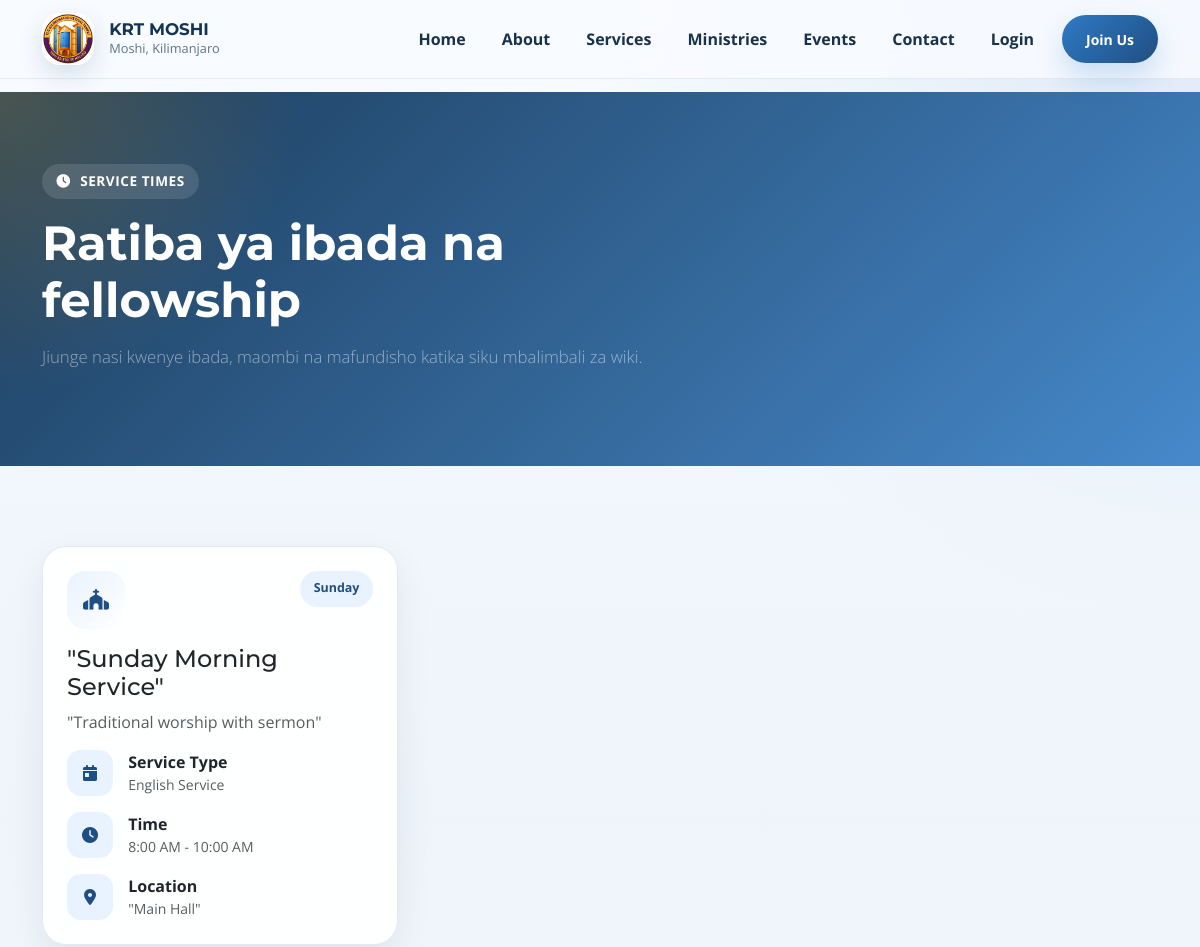
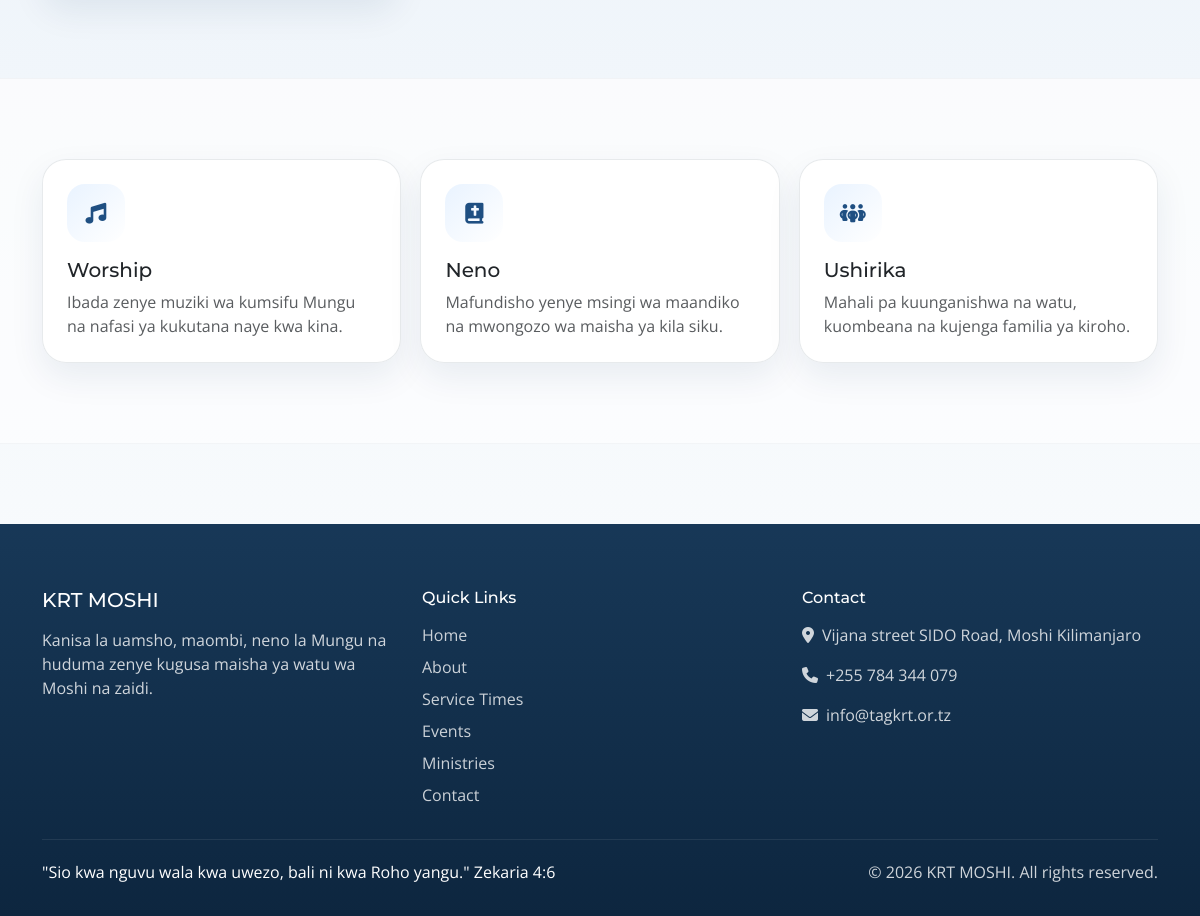
Page /services/ on the committed database (2 pictures, top to bottom).
### core/models.py (models this page shows, shortened)
class SiteConfig(models.Model):
    site_name = models.CharField(max_length=200, default="VCCT Mbezi Beach")
    site_logo = ResizedImageField(
        size=[200, 200],
        quality=85,
        upload_to='config/',
        blank=True,
        null=True,
        help_text="Logo size: 200x200 pixels"
    )
    site_favicon = ResizedImageField(
        size=[64, 64],
        quality=85,
        upload_to='config/',
        blank=True,
        null=True,
        help_text="Favicon size: 64x64 pixels"
    )
    hero_bg_image = ResizedImageField(
        size=[1920, 1080],
        quality=85,
        upload_to='config/',
        blank=True,
        null=True,
        help_text="Hero background size: 1920x1080 pixels"
    )
    contact_email = models.EmailField(default="info@tagkrt.or.tz")
    contact_phone = models.CharField(max_length=20, default="+255 784 344 079")
    address = models.TextField(default="Vijana street SIDO Road, Moshi Kilimanjaro")
    facebook_url = models.URLField(blank=True, null=True)
    twitter_url = models.URLField(blank=True, null=True)
    instagram_url = models.URLField(blank=True, null=True)
    youtube_url = models.URLField(blank=True, null=True)
    whatsapp_number = models.CharField(max_length=20, blank=True, null=True)
    about_us = RichTextUploadingField(blank=True, null=True)
    mission = RichTextUploadingField(blank=True, null=True)
    vision = RichTextUploadingField(blank=True, null=True)
    updated_at = models.DateTimeField(auto_now=True)
    class Meta:
        verbose_name = "Site Configuration"
        verbose_name_plural = "Site Configuration"

class ServiceTime(models.Model):
    SERVICE_TYPES = [
        ('children', 'Children Service'),
        ('teenagers', 'Teenagers Service'),
        ('english', 'English Service'),
        ('swahili', 'Swahili Service'),
        ('youth', 'Youth Service'),
        ('prayer', 'Prayer Meeting'),
        ('bible_study', 'Bible Study'),
        ('men', "Men's Fellowship"),
        ('women', "Women's Fellowship"),
    ]
    DAYS_OF_WEEK = [
        (0, 'Monday'),
        (1, 'Tuesday'),
        (2, 'Wednesday'),
        (3, 'Thursday'),
        (4, 'Friday'),
        (5, 'Saturday'),
        (6, 'Sunday'),
    ]
    title = models.CharField(max_length=200)
    service_type = models.CharField(max_length=20, choices=SERVICE_TYPES)
    day_of_week = models.IntegerField(choices=DAYS_OF_WEEK)
    start_time = models.TimeField()
    end_time = models.TimeField()
    location = models.CharField(max_length=200)
    description = models.TextField(blank=True, null=True)
    age_range = models.CharField(max_length=50, blank=True, null=True)
    icon = models.CharField(max_length=50, default="fas fa-church",
                           help_text="Font Awesome icon class")
    image = ResizedImageField(
        size=[800, 600],
        quality=85,
        upload_to='services/',
        blank=True,
        null=True,
        help_text="Recommended size: 800x600 pixels"
    )
    is_active = models.BooleanField(default=True)
    order = models.IntegerField(default=0)
    class Meta:
        ordering = ['day_of_week', 'start_time', 'order']
        verbose_name = "Service Time"
        verbose_name_plural = "Service Times"

### core/views.py (the view)
# urls.py: path('services/', views.ServiceTimesView.as_view(), name='services'),
class ServiceTimesView(SiteConfigMixin, ListView):
    model = ServiceTime
    template_name = 'core/services.html'
    context_object_name = 'services'
    def get_queryset(self):
        return ServiceTime.objects.filter(is_active=True).order_by('day_of_week', 'start_time')
    def get_context_data(self, **kwargs):
        site_config = SiteConfig.objects.first()
        if not site_config:
            site_config = SiteConfig.objects.create()
        context = super().get_context_data(**kwargs)
        context['days_of_week'] = dict(ServiceTime.DAYS_OF_WEEK)
        return context

### core/mixins.py (called while the page is built)
    def get_context_data(self, **kwargs):
        context = super().get_context_data(**kwargs)
        site_config = SiteConfig.objects.first()
        if not site_config:
            site_config = SiteConfig.objects.create()
        context['site_config'] = site_config
        return context

### templates/core/services.html (shortened to what this page needs)
{% extends 'base.html' %}
{% block content %}
<section class="page-hero">
    <div class="container">
        <div class="section-heading">
            <span class="eyebrow"><i class="fas fa-clock"></i> Service Times</span>
            <h1 class="display-5 text-white">Ratiba ya ibada na fellowship</h1>
            <p class="lead text-white-50">Jiunge nasi kwenye ibada, maombi na mafundisho katika siku mbalimbali za wiki.</p>
        </div>
    </div>
</section>
<section class="site-section">
    <div class="container">
        <div class="row g-4">
            {% for service in services %}
            <div class="col-md-6 col-xl-4">
                <div class="card feature-card h-100">
                    <div class="d-flex justify-content-between align-items-start mb-3">
                        <div class="feature-icon mb-0"><i class="{{ service.icon|default:'fas fa-church' }}"></i></div>
                        <span class="badge-soft-primary">{{ service.get_day_of_week_display }}</span>
                    </div>
                    <h2 class="h4">{{ service.title }}</h2>
                    <p class="text-muted">{{ service.description|default:"Karibu kwenye muda wa ibada, neno na ushirika wa waamini."|truncatechars:120 }}</p>
                    <div class="info-list mt-auto">
                        <div class="info-row">
                            <div class="info-icon"><i class="fas fa-calendar-day"></i></div>
                            <div><strong>Service Type</strong><div class="text-muted small">{{ service.get_service_type_display }}</div></div>
                        </div>
                        <div class="info-row">
                            <div class="info-icon"><i class="fas fa-clock"></i></div>
                            <div><strong>Time</strong><div class="text-muted small">{{ service.start_time|time:"g:i A" }} - {{ service.end_time|time:"g:i A" }}</div></div>
                        </div>
                        {% if service.location %}
                        <div class="info-row">
                            <div class="info-icon"><i class="fas fa-location-dot"></i></div>
                            <div><strong>Location</strong><div class="text-muted small">{{ service.location }}</div></div>
                        </div>
                        {% endif %}
                    </div>
                </div>
            </div>
            {% endfor %}
        </div>
    </div>
</section>
<section class="site-section soft-section">
    <div class="container">
        <div class="feature-grid">
            <div class="card feature-card">
                <div class="feature-icon"><i class="fas fa-music"></i></div>
                <h3 class="h5">Worship</h3>
                <p class="text-muted mb-0">Ibada zenye muziki wa kumsifu Mungu na nafasi ya kukutana naye kwa kina.</p>
            </div>
            <div class="card feature-card">
                <div class="feature-icon"><i class="fas fa-book-bible"></i></div>
                <h3 class="h5">Neno</h3>
                <p class="text-muted mb-0">Mafundisho yenye msingi wa maandiko na mwongozo wa maisha ya kila siku.</p>
            </div>
            <div class="card feature-card">
                <div class="feature-icon"><i class="fas fa-people-group"></i></div>
                <h3 class="h5">Ushirika</h3>
                <p class="text-muted mb-0">Mahali pa kuunganishwa na watu, kuombeana na kujenga familia ya kiroho.</p>
            </div>
        </div>
    </div>
</section>
{% endblock %}

### templates/base.html (shortened to what this page needs)
<!DOCTYPE html>
{% load static %}
<html lang="en">
<head>
    <link href="https://cdn.jsdelivr.net/npm/bootstrap@5.3.3/dist/css/bootstrap.min.css" rel="stylesheet">
    <link rel="stylesheet" href="https://cdnjs.cloudflare.com/ajax/libs/font-awesome/6.5.2/css/all.min.css">
    <link rel="stylesheet" href="{% static 'css/style.css' %}">
</head>
<body>
    <nav class="navbar navbar-expand-lg fixed-top">
        <div class="container">
            <a class="navbar-brand d-flex align-items-center" href="{% url 'core:home' %}">
                {% if site_config.site_logo %}
                <img src="{{ site_config.site_logo.url }}" alt="{{ site_config.site_name|default:'KRT Logo' }}">
                {% endif %}
                <div>
                    <div class="navbar-brand-text">{{ site_config.site_name|default:"Kilimanjaro Revival Temple" }}</div>
                    <div class="navbar-brand-subtitle">Moshi, Kilimanjaro</div>
                </div>
            </a>
            <div class="collapse navbar-collapse" id="navbarMain">
                <ul class="navbar-nav ms-auto align-items-lg-center gap-lg-1">
                    <li class="nav-item"><a class="nav-link" href="{% url 'core:home' %}">Home</a></li>
                    <li class="nav-item"><a class="nav-link" href="{% url 'core:about' %}">About</a></li>
                    <li class="nav-item"><a class="nav-link" href="{% url 'core:services' %}">Services</a></li>
                    <li class="nav-item"><a class="nav-link" href="{% url 'core:ministries' %}">Ministries</a></li>
                    <li class="nav-item"><a class="nav-link" href="{% url 'core:events' %}">Events</a></li>
                    <li class="nav-item"><a class="nav-link" href="{% url 'core:contact' %}">Contact</a></li>
                    {% if user.is_authenticated %}
                    <li class="nav-item"><a class="nav-link" href="{% url 'core:dashboard' %}">Dashboard</a></li>
                    {% if user.is_staff or user.is_superuser %}
                    <li class="nav-item dropdown">
                        <a class="nav-link dropdown-toggle" href="#" role="button" data-bs-toggle="dropdown" aria-expanded="false">
                            <i class="fas fa-shield-alt me-1"></i> Admin
                        </a>
                        <ul class="dropdown-menu dropdown-menu-end">
                            <li><a class="dropdown-item" href="{% url 'core:officer_dashboard' %}"><i class="fas fa-gauge-high me-2"></i> Officer Dashboard</a></li>
                            <li><a class="dropdown-item" href="{% url 'core:admin_tithe_list' %}"><i class="fas fa-chart-line me-2"></i> Tithe Records</a></li>
                            <li><a class="dropdown-item" href="{% url 'core:add_tithe' %}"><i class="fas fa-plus-circle me-2"></i> Record Tithe</a></li>
                        </ul>
                    </li>
                    {% endif %}
                    <li class="nav-item ms-lg-2">
                        <form method="post" action="{% url 'accounts:logout' %}">
                            {% csrf_token %}
                            <button type="submit" class="btn btn-primary btn-sm px-4">Logout</button>
                        </form>
                    </li>
                    {% else %}
                    <li class="nav-item"><a class="nav-link" href="{% url 'accounts:login' %}">Login</a></li>
                    <li class="nav-item ms-lg-2"><a class="btn btn-primary btn-sm px-4" href="{% url 'accounts:signup' %}">Join Us</a></li>
                    {% endif %}
                </ul>
            </div>
        </div>
    </nav>
    <div class="page-shell">
        <main class="page-content">
            {% block content %}{% endblock %}
        </main>
        <footer class="footer-shell">
            <div class="container">
                <div class="row g-4">
                    <div class="col-lg-4">
                        <h5 class="mb-3">{{ site_config.site_name|default:"Kilimanjaro Revival Temple" }}</h5>
                        <p class="mb-4">Kanisa la uamsho, maombi, neno la Mungu na huduma zenye kugusa maisha ya watu wa Moshi na zaidi.</p>
                    </div>
                    <div class="col-lg-4">
                        <h6 class="mb-3">Quick Links</h6>
                        <div class="footer-links d-grid gap-2">
                            <a href="{% url 'core:home' %}">Home</a>
                            <a href="{% url 'core:about' %}">About</a>
                            <a href="{% url 'core:services' %}">Service Times</a>
                            <a href="{% url 'core:events' %}">Events</a>
                            <a href="{% url 'core:ministries' %}">Ministries</a>
                            <a href="{% url 'core:contact' %}">Contact</a>
                        </div>
                    </div>
                    <div class="col-lg-4">
                        <h6 class="mb-3">Contact</h6>
                        <div class="d-grid gap-3">
                            <div><i class="fas fa-location-dot me-2"></i>{{ site_config.address|default:"Vijana Street, SIDO Road, Moshi Kilimanjaro" }}</div>
                            <div><i class="fas fa-phone me-2"></i>{{ site_config.contact_phone|default:"+255 784 344 079" }}</div>
                            <div><i class="fas fa-envelope me-2"></i>{{ site_config.contact_email|default:"info@tagkrt.or.tz" }}</div>
                        </div>
                    </div>
                </div>
                <div class="footer-bottom d-flex flex-column flex-md-row justify-content-between gap-2">
                    <div class="footer-verse">"Sio kwa nguvu wala kwa uwezo, bali ni kwa Roho yangu." Zekaria 4:6</div>
                    <div>&copy; {% now "Y" %} {{ site_config.site_name|default:"Kilimanjaro Revival Temple" }}. All rights reserved.</div>
                </div>
            </div>
        </footer>
    </div>
</body>
</html>

### rows in the picture
SiteConfig: site_logo (picture), site_name "KRT MOSHI", address "Vijana street SIDO Road, Moshi Kilimanjaro", contact_phone "+255 784 344 079", contact_email "info@tagkrt.or.tz"
ServiceTime: day_of_week "Sunday", title "\"Sunday Morning Service\"", description "\"Traditional worship with sermon\"", service_type "English Service", start_time "8:00 AM", end_time "10:00 AM", location "\"Main Hall\""
